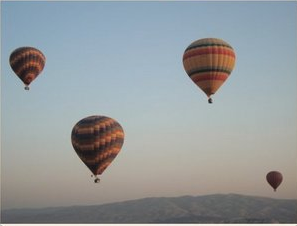
//> input picture Team-Session-1/example2.png, 297 x 226 px
$ ./Fit-Ellipse   (built with g++ and OpenCV 4)
//> lines starting //> are read from the running program, lines starting //| are printed output that depends on the picture; after the words box and inside, x2 and y2 are one past the last pixel; in counts of white or black regions, pixels touching at a corner belong together
#include <iostream>
#include <stdio.h>
#include <stdlib.h>
#include <opencv2/opencv.hpp>

using namespace cv;
using namespace std;

Mat src; Mat src_gray;
int thresh = 134;
int max_thresh = 255;
RNG rng(12345);

/// Function header
void thresh_callback(int, void* );

/** @function main */
int main( int argc, char** argv )
{
    /// Load source image and convert it to gray
    src = imread("..//example2.png", 1 );
//> src is the input picture: 226 rows x 297 cols, CV_8UC3; mean B, G, R 157.1, 154.6, 148.8

    /// Convert image to gray and blur it
    cvtColor( src, src_gray, CV_BGR2GRAY );
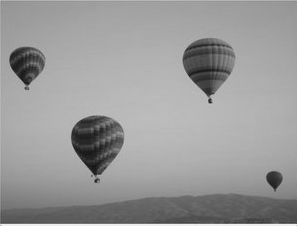
//> src_gray: 226 rows x 297 cols, CV_8UC1; min 18, max 251, mean 153.2
    blur( src_gray, src_gray, Size(3,3) );

    /// Create Window
    char* source_window = "Source";
    namedWindow( source_window, CV_WINDOW_AUTOSIZE );
    imshow( source_window, src );

    createTrackbar( " Threshold:", "Source", &thresh, max_thresh, thresh_callback );
    thresh_callback( 0, 0 );

    waitKey(0);
    return(0);
}

/** @function thresh_callback */
void thresh_callback(int, void* )
{
    Mat threshold_output;
    vector<vector<Point> > contours;
    vector<Vec4i> hierarchy;

    /// Detect edges using Threshold
    threshold( src_gray, threshold_output, thresh, 255, THRESH_BINARY );
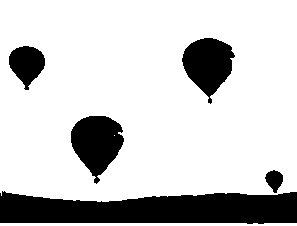
//> threshold_output: 226 rows x 297 cols, CV_8UC1; 79.8% white; 5 black regions
    /// Find contours
    findContours( threshold_output, contours, hierarchy, CV_RETR_TREE, CV_CHAIN_APPROX_SIMPLE, Point(0, 0) );
//> contours = 7 contours, 1 with area under 20; largest, box (x1, y1, x2, y2) and area: (0, 0, 297, 202) 57876, (70, 115, 125, 185) 2372, (181, 37, 236, 105) 2207, (8, 45, 46, 91) 1081, (0, 223, 297, 226) 580, (264, 169, 284, 194) 294

    /// Find the rotated rectangles and ellipses for each contour
    vector<RotatedRect> minRect( contours.size() );
    vector<RotatedRect> minEllipse( contours.size() );

    for( int i = 0; i < contours.size(); i++ )
    { minRect[i] = minAreaRect( Mat(contours[i]) );
        if( contours[i].size() > 5 )
        { minEllipse[i] = fitEllipse( Mat(contours[i]) ); }
    }
//> this loop made 7 passes

    /// Draw contours + rotated rects + ellipses
    Mat drawing = Mat::zeros( threshold_output.size(), CV_8UC3 );
    for( int i = 0; i < contours.size(); i++ )
    {
        Scalar color = Scalar( rng.uniform(0, 255), rng.uniform(0,255), rng.uniform(0,255) );
        // contour
        drawContours( drawing, contours, i, color, 1, 8, vector<Vec4i>(), 0, Point() );
        // ellipse
        ellipse( drawing, minEllipse[i], color, 2, 8 );
        // rotated rectangle
        Point2f rect_points[4]; minRect[i].points( rect_points );
        for( int j = 0; j < 4; j++ )
            line( drawing, rect_points[j], rect_points[(j+1)%4], color, 1, 8 );
    }
//> this loop made 7 passes
//> rect_points on passes 1 to 2: 4 Points (x, y): [296, 225], [0, 225], [0, 223], [296, 223], 4 Points (x, y): [296, 201], [0, 201], [0, 0], [296, 0]
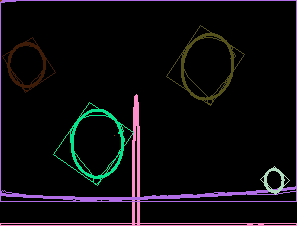
//> drawing: 226 rows x 297 cols, CV_8UC3; mean B, G, R 13.8, 11, 12.7

    /// Show in a window
    namedWindow( "Contours", CV_WINDOW_AUTOSIZE );
    imshow( "Contours", drawing );
}

$ run again, with Team-Session-1/example.jpg saved as Team-Session-1/example2.png
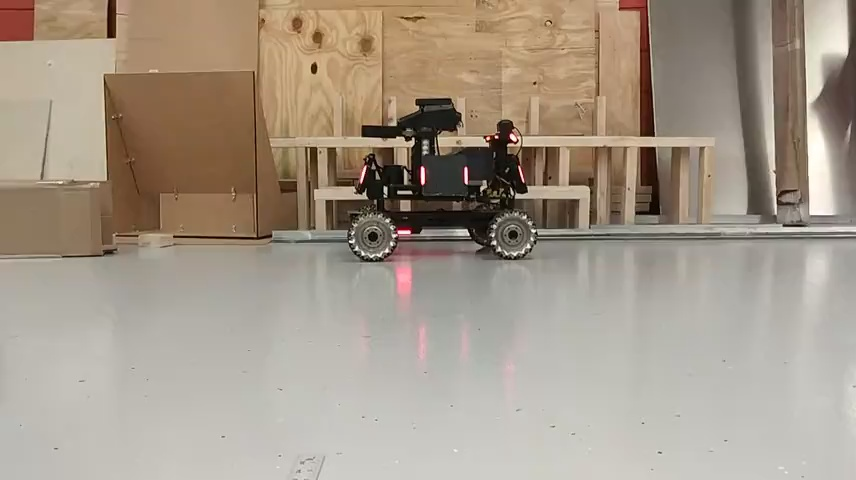
//> input picture Team-Session-1/example.jpg, 856 x 480 px
//> src is the input picture: 480 rows x 856 cols, CV_8UC3; mean B, G, R 136.9, 152, 164.6
//> in thresh_callback, `threshold( src_gray, threshold_output, thresh, 255, THRESH_BINARY );`:
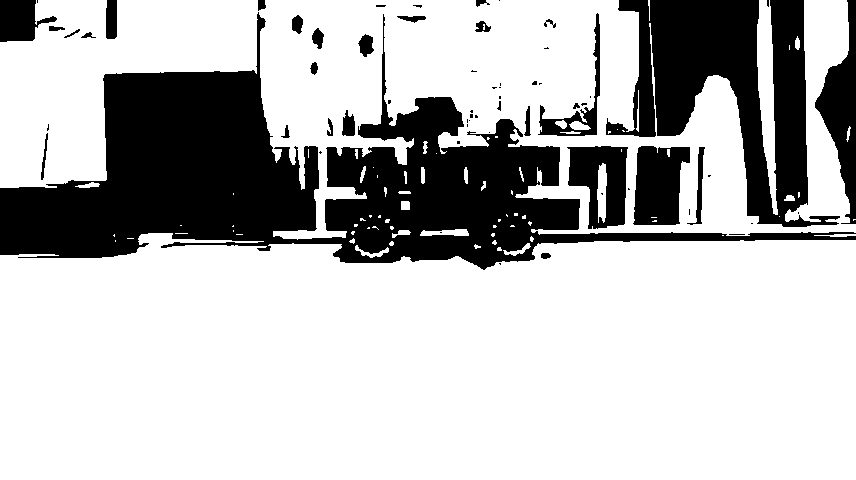
//> threshold_output: 480 rows x 856 cols, CV_8UC1; 73.4% white; 64 black regions (35 under 20 px)
//> contours = 138 contours, 90 with area under 20; largest, box (x1, y1, x2, y2) and area: (0, 233, 856, 480) 196897, (0, 0, 856, 240) 107076, (566, 145, 629, 230) 3856, (632, 145, 691, 226) 3704, (757, 0, 778, 215) 2304
//> the loop in thresh_callback, `for( int i = 0; i < contours.size(); i++ ) { minRect[i] = minAreaRect(..` made 138 passes
//> after the loop in thresh_callback, `for( int i = 0; i < contours.size(); i++ )`: minRect = 138 RotatedRects (x, y, width, height, angle), first 8: [499, 248.5, 3, 4, -90], [371.3, 251.5, 11.11, 33.26, -86.19], [476.7, 246.7, 3.71, 6.31, -68.2], [517.1, 250.2, 27.04, 8.2, -16.26], [391.2, 243.2, 4.24, 3.54, -45], [494.2, 242.2, 4.24, 3.54, -45], [115, 240.5, 1, 0, -90], [352.2, 240.8, 4.95, 4.24, -45]; minEllipse = 138 RotatedRects (x, y, width, height, angle), first 8: [498.9, 249.5, 4.09, 5.6, 168.6], [371.9, 246.1, 19.25, 30.87, 92.56], [476.8, 246.4, 3.77, 6.64, 107.4], [516.4, 247.4, 12.06, 25.52, 74.25], [391.1, 243.1, 4.12, 4.51, 45], [494, 242, 3.9, 4.49, 135], [0, 0, 0, 0, 0], [352.2, 240.6, 4.55, 5.69, 63.46]
//> the loop in thresh_callback, `for( int i = 0; i < contours.size(); i++ )` made 138 passes
//> rect_points on pass 17: 4 Points (x, y): [855, 479], [0, 479], [0, 233], [855, 233]
//> after the loop in thresh_callback, `for( int i = 0; i < contours.size(); i++ )`:
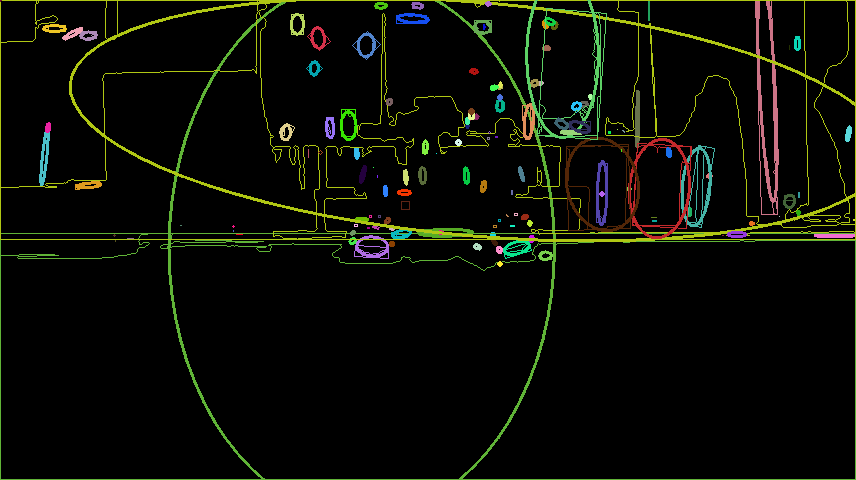
//> drawing: 480 rows x 856 cols, CV_8UC3; mean B, G, R 5.3, 12.5, 10.3
